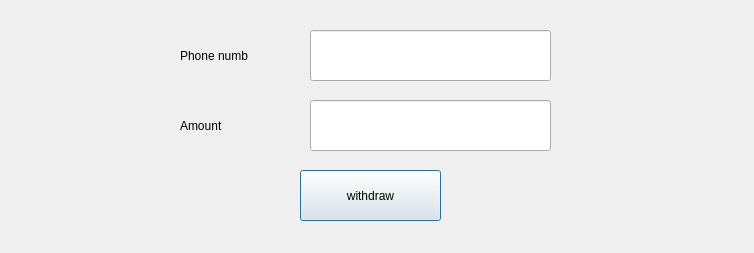
<?xml version="1.0" encoding="UTF-8"?>
<ui version="4.0">
 <class>Dialog</class>
 <widget class="QDialog" name="Dialog">
  <property name="geometry">
   <rect>
    <x>0</x>
    <y>0</y>
    <width>754</width>
    <height>253</height>
   </rect>
  </property>
  <property name="windowTitle">
   <string>Dialog</string>
  </property>
  <widget class="QLineEdit" name="lineEdit">
   <property name="geometry">
    <rect>
     <x>310</x>
     <y>30</y>
     <width>241</width>
     <height>51</height>
    </rect>
   </property>
  </widget>
  <widget class="QLabel" name="label">
   <property name="geometry">
    <rect>
     <x>180</x>
     <y>40</y>
     <width>111</width>
     <height>31</height>
    </rect>
   </property>
   <property name="text">
    <string>Phone numb</string>
   </property>
  </widget>
  <widget class="QLabel" name="label_2">
   <property name="geometry">
    <rect>
     <x>180</x>
     <y>110</y>
     <width>111</width>
     <height>31</height>
    </rect>
   </property>
   <property name="text">
    <string>Amount</string>
   </property>
  </widget>
  <widget class="QLineEdit" name="lineEdit_2">
   <property name="geometry">
    <rect>
     <x>310</x>
     <y>100</y>
     <width>241</width>
     <height>51</height>
    </rect>
   </property>
  </widget>
  <widget class="QPushButton" name="pushButton">
   <property name="geometry">
    <rect>
     <x>300</x>
     <y>170</y>
     <width>141</width>
     <height>51</height>
    </rect>
   </property>
   <property name="text">
    <string>withdraw</string>
   </property>
  </widget>
 </widget>
 <resources/>
 <connections/>
</ui>
